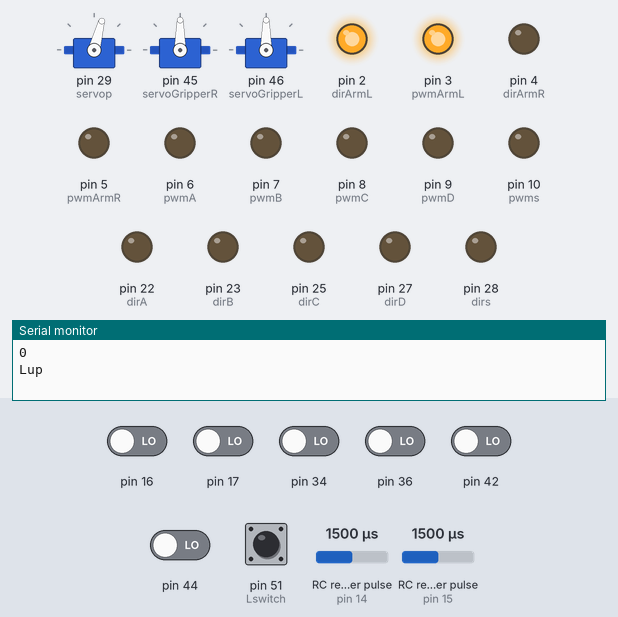
Bench run of a sketch on a simulated Arduino Mega 2560, built with avr-gcc and run on an emulated ATmega2560. On the bench: 3 × servo, output pins drawn as LEDs (lit = HIGH), the last lines printed to the serial monitor. Wiring (inferred from the names in the program): 2 × RC receiver channel: data pin 14 / data pin 15. The inputs (shaded band) are chosen by the test bench; at power-on: pin 51 (Lswitch) HIGH, pin 16, pin 17, pin 34, pin 36, pin 42, pin 44 LOW, RC receiver pulse (sensors on pin 14, pin 15) 1500 µs.

Above: at 1.2 s.
1.3 s: RC receiver pulse (sensor on pin 14) set to 1020 µs
At 4.1 s:
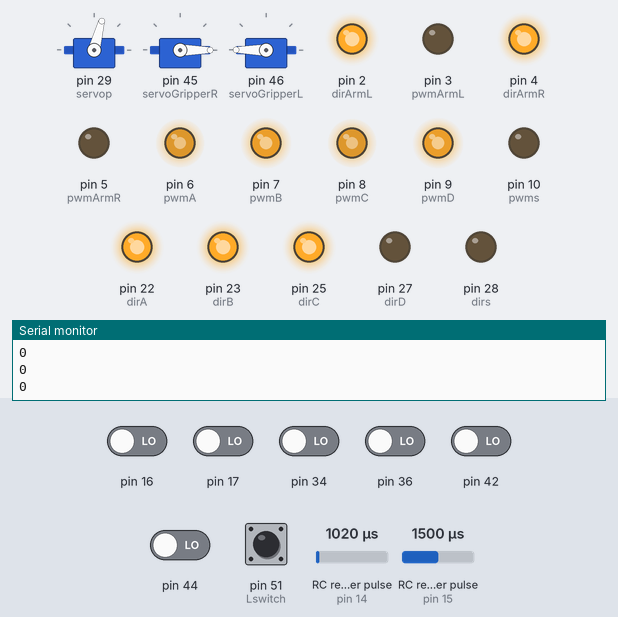
4.3 s: RC receiver pulse (sensor on pin 15) set to 1020 µs
At 4.9 s:
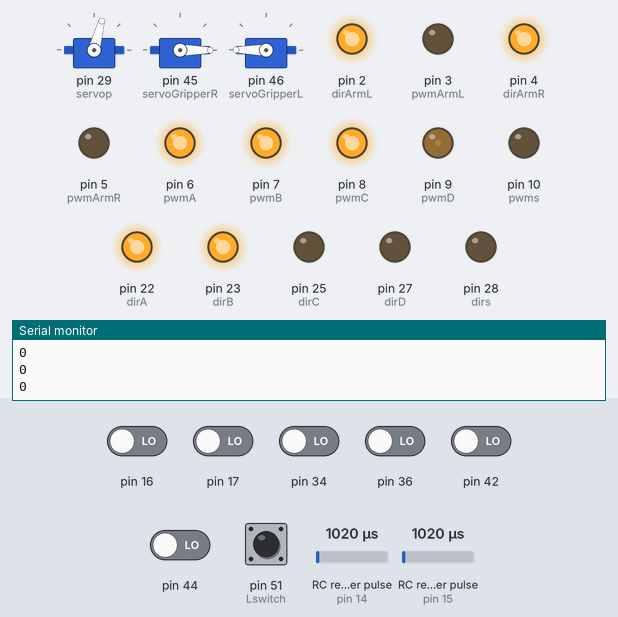
6.0 s: pin 51 (Lswitch) pulled LOW for 0.15 s
At 6.19 s:
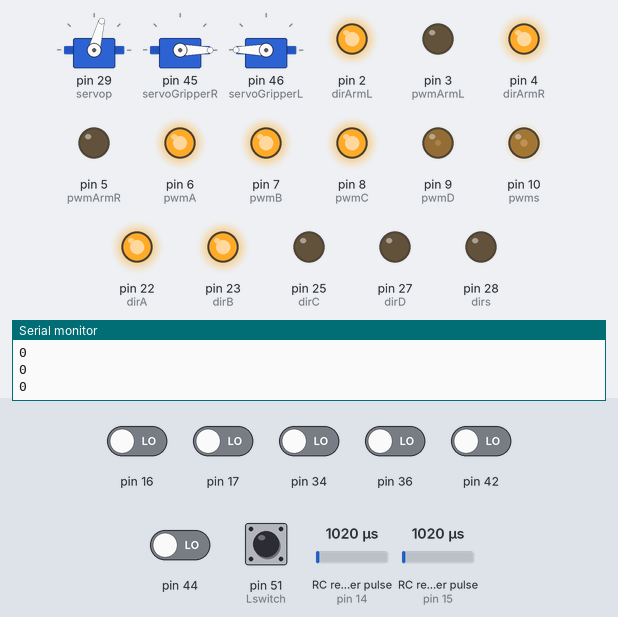
7.8 s: RC receiver pulse (sensor on pin 14) set to 1057 µs
At 8.3 s:
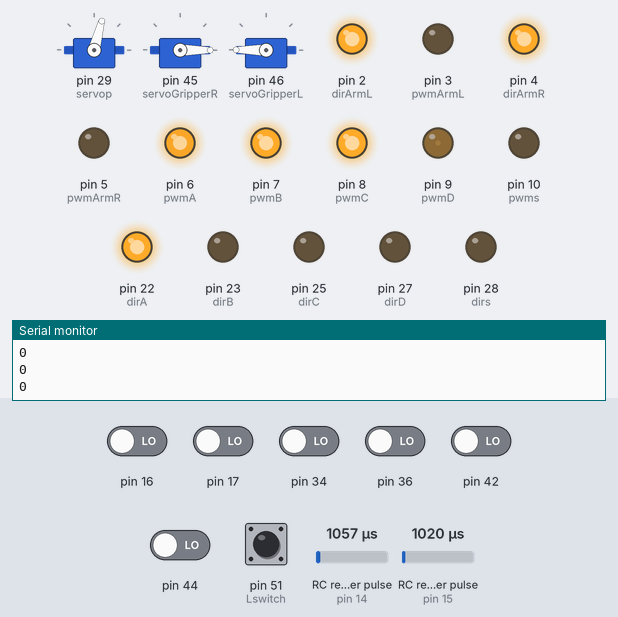
9.5 s: RC receiver pulse (sensor on pin 15) set to 1500 µs
At 10.6 s:
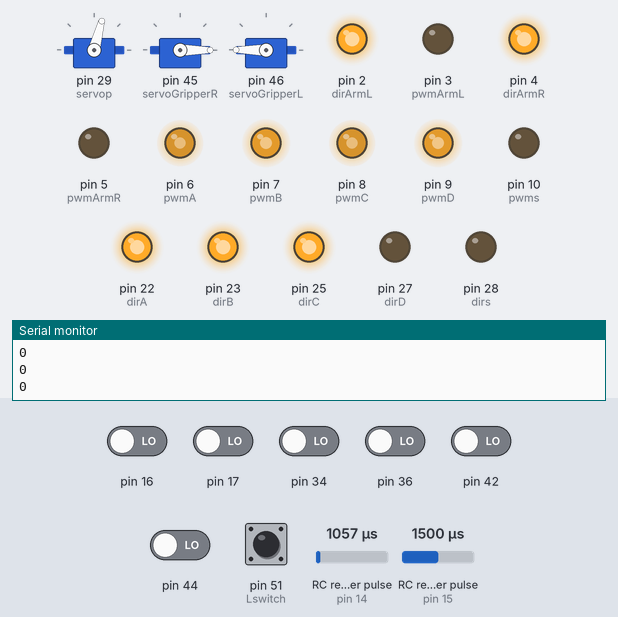
11.3 s: pin 51 (Lswitch) pulled LOW for 1 s
At 12.0 s:
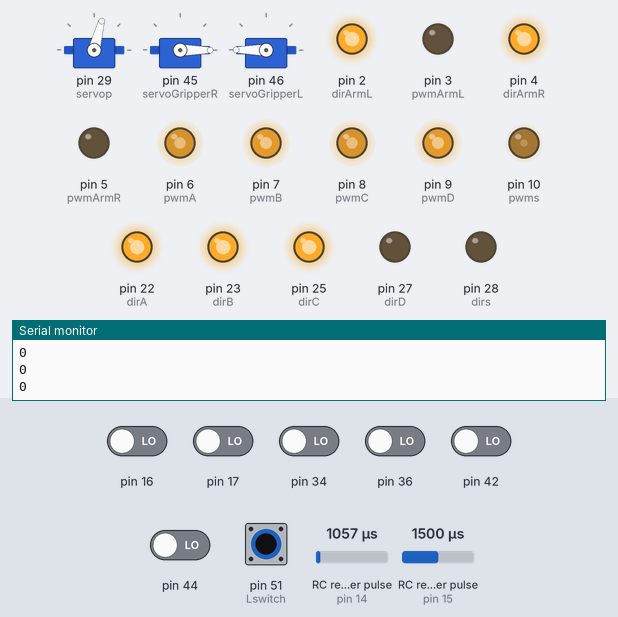
Timing chart, 0 to 14.3 s (numbered marks = the images above; inputs shaded):
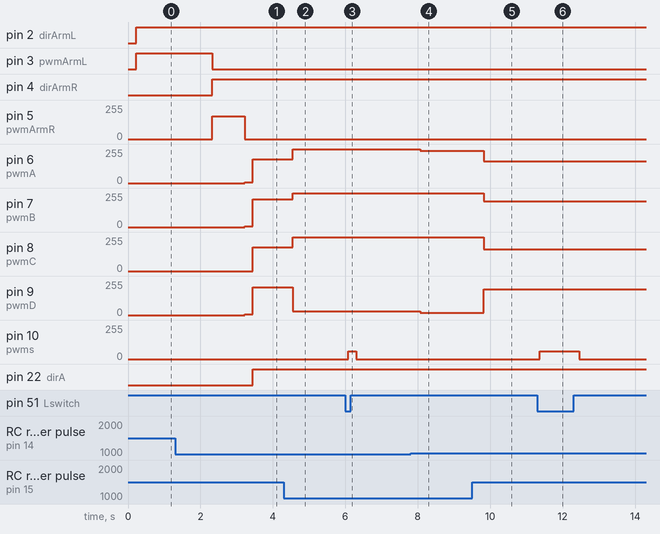

Measured:
- the behaviour switches between 1042 and 1043 µs on RC receiver pulse (sensor on pin 14) (found by bisection; images 3 and 4)
- after the input at 1.3 s, pin 8 (pwmC): 0/255 → 179/255 after 2.1 s; pin 22 (dirA), pin 23 (dirB), pin 25 (dirC): LOW → HIGH after 2.1 s
- after the input at 4.3 s, pin 6 (pwmA): 179/255 → 253/255 after 0.24 s; pin 7 (pwmB): 209/255 → 255/255 after 0.24 s; pin 8 (pwmC): 179/255 → 255/255 after 0.24 s; pin 9 (pwmD): 209/255 → 30/255 after 0.24 s; pin 25 (dirC): HIGH → LOW after 0.24 s
- after the input at 6.0 s, pin 10 (pwms): 0/255 → 60/255 after 0.08 s, → 0/255 0.22 s later
- after the input at 7.8 s, pin 6 (pwmA): 253/255 → 242/255 after 0.26 s; pin 9 (pwmD): 30/255 → 18/255 after 0.26 s; pin 23 (dirB): HIGH → LOW after 0.26 s
- after the input at 9.5 s, pin 6 (pwmA): 242/255 → 164/255 after 0.32 s; pin 7 (pwmB): 255/255 → 192/255 after 0.32 s; pin 8 (pwmC): 255/255 → 164/255 after 0.32 s; pin 9 (pwmD): 18/255 → 192/255 after 0.32 s; pin 23 (dirB), pin 25 (dirC): LOW → HIGH after 0.32 s
- after the input at 11.3 s, pin 10 (pwms): 0/255 → 60/255 after 0.06 s, → 0/255 1.1 s later

The sketch:

txrx.ino
```cpp
#include <Servo.h>
int updown;
int leftright;
int clkaclk;
int servo;
int pwmvalA;
int pwmvalAabs;
long pwmvalAupdown;
long pwmvalAleftright;
int pwmvalB;
int pwmvalBabs;
long pwmvalBupdown;
long pwmvalBleftright;
int pwmvalC;
int pwmvalCabs;
long pwmvalCupdown;
long pwmvalCleftright;
int pwmvalD;
int pwmvalDabs;
long pwmvalDupdown;
long pwmvalDleftright;
int pwmvalclkaclk = 150;
int maxval = 300;
int minval = 1;
float factorac = 0.6;
float factorb = 0.7;
int pwmshoot1 = 100;
int pwmshoot2 = 255;
bool disable1 = false;
bool Larm = true;  // Initial state is Lup for left arm
bool Rarm = true;  // Initial state is Rup for right arm
bool a = true;
bool b = false;
bool c = true;
bool d = false;
bool LarmConditionExecuted = false;  // Flag for left arm condition
bool RarmConditionExecuted = false;  // Flag for right arm condition


int readChannel(int channelInput, int minLimit, int maxLimit, int defaultValue) {
  int ch = pulseIn(channelInput, HIGH, 30000);
  if (ch < 100) return defaultValue;
  return map(ch, 1000, 2000, minLimit, maxLimit);
}
bool readSwitch(byte channelInput, bool defaultValue) {
  int intDefaultValue = (defaultValue) ? 100 : 0;
  int ch = readChannel(channelInput, 0, 100, intDefaultValue);
  return (ch > 50);
}

#define ch1 15
#define ch2 14
#define ch4 16
#define ch5 17
#define ch6 36
#define ch7 34
#define ch8 42
#define ch9 44
const int dirA = 22;
const int pwmA = 6;
const int dirB = 23;
const int pwmB = 7;
const int dirC = 25;
const int pwmC = 8;
const int dirD = 27;
const int pwmD = 9;
const int dirs = 28;
const int pwms = 10;
const int Lswitch = 51;
const int servop = 29;
  const int servoGripperL = 46;
const int servoGripperR = 45;
const int dirArmL =2;
const int dirArmR =4;
const int pwmArmL = 3;
const int pwmArmR = 5;


Servo Servo1;
Servo Servo2;
Servo Servo3;

void setup() {
  Serial.begin(9600);
  pinMode(dirA, OUTPUT);
  pinMode(pwmA, OUTPUT);
  pinMode(ch1, INPUT);
  pinMode(ch2, INPUT);
  pinMode(dirB, OUTPUT);
  pinMode(pwmB, OUTPUT);
  pinMode(dirC, OUTPUT);
  pinMode(pwmC, OUTPUT);
  pinMode(dirD, OUTPUT);
  pinMode(pwmD, OUTPUT);
  pinMode(dirs, OUTPUT);
  pinMode(pwms, OUTPUT);
  pinMode(dirArmL, OUTPUT);
  pinMode(pwmArmL, OUTPUT);
  pinMode(dirArmR, OUTPUT);
  pinMode(pwmArmR, OUTPUT);
  Servo1.attach(servop);
  Servo2.attach(servoGripperR);
  Servo3.attach(servoGripperL);
  Servo1.write(75);
  // Servo2.write(180);
  // Servo3.write(180);
}

void loop() {
  if (digitalRead(Lswitch) == 0) {
    digitalWrite(dirs, LOW);
    analogWrite(pwms, 60);
  } else {
    analogWrite(pwms, 0);
  }


  updown = pulseIn(ch1, HIGH);
  leftright = pulseIn(ch2, HIGH);
  clkaclk = readChannel(ch4, -255, 255, 0);
  int ch5Value = readChannel(ch5, -100, 100, 0);
  int ch6Value = readChannel(ch6, -100, 100, 100);
  int ch7Value = readChannel(ch7, -100, 100, 100);
  bool ch8Value = readSwitch(ch9, false);
  bool ch9Value = readSwitch(ch8, false);
  pwmvalAupdown = 0;
  pwmvalAleftright = 0;
  pwmvalBupdown = 0;
  pwmvalBleftright = 0;
  pwmvalCupdown = 0;
  pwmvalCleftright = 0;
  pwmvalDupdown = 0;
  pwmvalDleftright = 0;
  pwmvalclkaclk = 0;
  // Serial.println(updown);
  // Serial.println(leftright);
  Serial.println(clkaclk);

  if (updown > 1500) {  //UP
    pwmvalAupdown = map(updown, 1490, 1920, -minval * factorac, -maxval * factorac);
    pwmvalBupdown = map(updown, 1490, 1920, minval * factorac, maxval * factorac);
    pwmvalCupdown = map(updown, 1490, 1920, minval * factorac, maxval * factorac);
    pwmvalDupdown = map(updown, 1490, 1920, minval * factorac, maxval * factorac);
  }
  if (updown < 1450) {  //DOWN
    pwmvalAupdown = map(updown, 1470, 1920, -minval * factorac, -maxval * factorac);
    pwmvalBupdown = map(updown, 1470, 1920, minval * factorac, maxval * factorac);
    pwmvalCupdown = map(updown, 1490, 1920, minval * factorac, maxval * factorac);
    pwmvalDupdown = map(updown, 1490, 1920, minval * factorac, maxval * factorac);
  }
  if (leftright < 1450) {  // Left
    pwmvalAleftright = map(leftright, 1470, 1920, -minval * factorac, -maxval * factorac);
    pwmvalBleftright = map(leftright, 1470, 1920, -minval * factorb, -maxval * factorb);
    pwmvalCleftright = map(leftright, 1470, 1920, -minval * factorac, -maxval * factorac);
    pwmvalDleftright = map(leftright, 1470, 1920, minval * factorb, maxval * factorb);
  }
  if (leftright > 1500) {  // Right
    pwmvalAleftright = map(leftright, 1490, 1920, -minval * factorac, -maxval * factorac);
    pwmvalBleftright = map(leftright, 1490, 1920, -minval * factorb, -maxval * factorb);
    pwmvalCleftright = map(leftright, 1490, 1920, -minval * factorac, -maxval * factorac);
    pwmvalDleftright = map(leftright, 1490, 1920, minval * factorb, maxval * factorb);
  }
  pwmvalAabs = sqrt((sq(pwmvalAupdown)) + (sq(pwmvalAleftright)));
  pwmvalBabs = sqrt((sq(pwmvalBupdown)) + (sq(pwmvalBleftright)));
  pwmvalCabs = sqrt((sq(pwmvalCupdown)) + (sq(pwmvalCleftright)));
  pwmvalDabs = sqrt((sq(pwmvalDupdown)) + (sq(pwmvalDleftright)));
  pwmvalA = pwmvalAupdown + pwmvalAleftright;
  pwmvalB = pwmvalBupdown + pwmvalBleftright;
  pwmvalC = pwmvalCupdown + pwmvalCleftright;
  pwmvalD = pwmvalDupdown + pwmvalDleftright;
  if (ch8Value == 1) {
    Larm = !Larm;                   // Toggle the state for left arm
    LarmConditionExecuted = false;  // Reset the flag for left arm condition
    delay(500);
  }

  if (ch9Value == 1) {
    Rarm = !Rarm;                   // Toggle the state for right arm
    RarmConditionExecuted = false;  // Reset the flag for right arm condition
    delay(500);
  }

  if (Larm && !LarmConditionExecuted) {
    Serial.println("Lup");
    digitalWrite(dirArmL, HIGH);
    analogWrite(pwmArmL, 255);
    delay(2100);
    analogWrite(pwmArmL, 0);
    b = true;
    a = false;
    LarmConditionExecuted = true;  // Set the flag for left arm condition
  } else if (!Larm && !LarmConditionExecuted) {
    Serial.println("Ldown");
    digitalWrite(dirArmL, LOW);
    analogWrite(pwmArmL, 255);
    delay(2100);
    analogWrite(pwmArmL, 0);
    a = true;
    b = false;
    LarmConditionExecuted = true;  // Set the flag for left arm condition
  }
// Serial.println(ch6Value);
  if (Rarm && !RarmConditionExecuted) {
    Serial.println("Rup");
    digitalWrite(dirArmR, HIGH);
    analogWrite(pwmArmR, 170);
    delay(900);
    analogWrite(pwmArmR, 0);
    d = true;
    c = false;
    RarmConditionExecuted = true;  // Set the flag for right arm condition
  } else if (!Rarm && !RarmConditionExecuted) {
    Serial.println("Rdown");
    digitalWrite(dirArmR, LOW);
    analogWrite(pwmArmR, 170);
    delay(900);
    analogWrite(pwmArmR, 0);
    c = true;
    d = false;
    RarmConditionExecuted = true;  // Set the flag for right arm condition
  }

  if (ch7Value > 0) {
    Servo2.write(0);
  }
  if (ch7Value < 0) {
    Servo2.write(180);
  }
  if (ch6Value > 0) {
    Servo3.write(180);
  }
  if (ch6Value < 0) {
    Servo3.write(0);
  }
  if (ch5Value > 0) {
    Servo1.write(75);
  }
  if (ch8Value == 1) {
    Rarm = !Rarm;
    delay(100);
  }
  if (ch9Value == 1) {
    Larm = !Larm;
    delay(100);
  }

  if (ch5Value < 0 && ch5Value > -10) {
    Servo1.write(0);
    disable1 = true;
  }
  if (disable1) {
    if (ch5Value < -100) {
      digitalWrite(dirs, HIGH);
      analogWrite(pwms, 255);
      delay(750);
      analogWrite(pwms, 0);
      disable1 = false;
    }
  }

  if (pwmvalA > 20) {
    digitalWrite(dirA, HIGH);
    analogWrite(pwmA, pwmvalAabs);
  }
  if (pwmvalA < 20) {
    digitalWrite(dirA, LOW);
    analogWrite(pwmA, pwmvalAabs);
  }
  if (pwmvalA == 0) {
    digitalWrite(dirA, LOW);
    analogWrite(pwmA, 0);
  }

  if (pwmvalB > 20) {
    digitalWrite(dirB, HIGH);
    analogWrite(pwmB, pwmvalBabs);
  }
  if (pwmvalB < 20) {
    digitalWrite(dirB, LOW);
    analogWrite(pwmB, pwmvalBabs);
  }
  if (pwmvalB == 0) {
    digitalWrite(dirB, LOW);
    analogWrite(pwmB, 0);
  }

  if (pwmvalC > 20) {
    digitalWrite(dirC, HIGH);
    analogWrite(pwmC, pwmvalCabs);
  }
  if (pwmvalC < 20) {
    digitalWrite(dirC, LOW);
    analogWrite(pwmC, pwmvalCabs);
  }
  if (pwmvalC == 0) {
    digitalWrite(dirC, LOW);
    analogWrite(pwmC, 0);
  }
  if (pwmvalD > 20) {
    digitalWrite(dirD, HIGH);
    analogWrite(pwmD, pwmvalDabs);
  }
  if (pwmvalD < 20) {
    digitalWrite(dirD, LOW);
    analogWrite(pwmD, pwmvalDabs);
  }
  if (pwmvalD == 0) {
    digitalWrite(dirD, LOW);
    analogWrite(pwmD, 0);
  }
  if (clkaclk > 50 && clkaclk < 255) {
    digitalWrite(dirA, LOW);
    digitalWrite(dirB, LOW);
    digitalWrite(dirC, HIGH);
    digitalWrite(dirD, LOW);
    analogWrite(pwmA, clkaclk);
    analogWrite(pwmB, clkaclk);
    analogWrite(pwmC, clkaclk);
    analogWrite(pwmD, clkaclk);
  }
  if (clkaclk < -50 && clkaclk > -255) {
    digitalWrite(dirA, HIGH);
    digitalWrite(dirB, HIGH);
    digitalWrite(dirC, LOW);
    digitalWrite(dirD, HIGH);
    analogWrite(pwmA, -clkaclk);
    analogWrite(pwmB, -clkaclk);
    analogWrite(pwmC, -clkaclk);
    analogWrite(pwmD, -clkaclk);
  }
}
```
